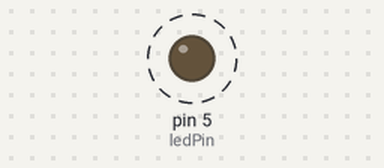
A sketch run on a simulated Arduino Uno, built with avr-gcc and run on an emulated ATmega328P. Shown: output pins drawn as LEDs (lit = HIGH). Dashed ring = blinking.

Above: at 0.15 s.
Timing chart, 0 to 3.0 s (numbered marks = the images above):
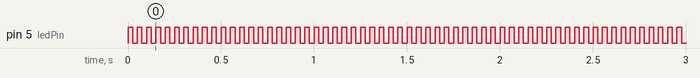

The sketch:

LED_blink.ino
```cpp
// Define the pin number where the LED is connected
const int ledPin = 5;

void setup() {
  // Set the LED pin as an output
  pinMode(ledPin, OUTPUT);
}

void loop() {
  // Turn the LED on by setting the pin HIGH
  digitalWrite(ledPin, HIGH);

  // Wait for 5 seconds (5000 milliseconds)
  delay(25);

  // Turn the LED off by setting the pin LOW
  digitalWrite(ledPin, LOW);

  // Wait for another 5 seconds before repeating the loop
  delay(25);
}
```

Measured:
- by itself, pin 5 (ledPin): alternates HIGH for 0.03 s and LOW for 0.03 s
